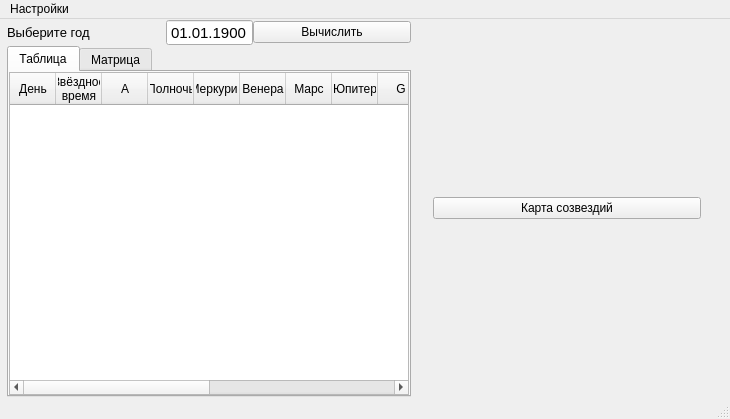
<?xml version="1.0" encoding="UTF-8"?>
<ui version="4.0">
 <class>MainWindow</class>
 <widget class="QMainWindow" name="MainWindow">
  <property name="geometry">
   <rect>
    <x>0</x>
    <y>0</y>
    <width>730</width>
    <height>419</height>
   </rect>
  </property>
  <property name="windowTitle">
   <string>MainWindow</string>
  </property>
  <widget class="QWidget" name="centralWidget">
   <layout class="QHBoxLayout" name="horizontalLayout_3">
    <property name="spacing">
     <number>0</number>
    </property>
    <property name="leftMargin">
     <number>7</number>
    </property>
    <property name="topMargin">
     <number>0</number>
    </property>
    <property name="rightMargin">
     <number>7</number>
    </property>
    <property name="bottomMargin">
     <number>0</number>
    </property>
    <item>
     <widget class="QWidget" name="widget" native="true">
      <property name="sizePolicy">
       <sizepolicy hsizetype="Preferred" vsizetype="Preferred">
        <horstretch>0</horstretch>
        <verstretch>0</verstretch>
       </sizepolicy>
      </property>
      <layout class="QGridLayout" name="gridLayout">
       <property name="leftMargin">
        <number>0</number>
       </property>
       <property name="topMargin">
        <number>0</number>
       </property>
       <property name="rightMargin">
        <number>0</number>
       </property>
       <property name="bottomMargin">
        <number>0</number>
       </property>
       <property name="spacing">
        <number>0</number>
       </property>
       <item row="0" column="0" rowspan="2" colspan="2">
        <widget class="QLabel" name="label">
         <property name="sizePolicy">
          <sizepolicy hsizetype="Preferred" vsizetype="Preferred">
           <horstretch>0</horstretch>
           <verstretch>0</verstretch>
          </sizepolicy>
         </property>
         <property name="font">
          <font>
           <pointsize>10</pointsize>
          </font>
         </property>
         <property name="text">
          <string>Выберите год</string>
         </property>
         <property name="buddy">
          <cstring>dateEdit</cstring>
         </property>
        </widget>
       </item>
       <item row="1" column="1">
        <widget class="QDateEdit" name="dateEdit">
         <property name="sizePolicy">
          <sizepolicy hsizetype="Fixed" vsizetype="Fixed">
           <horstretch>0</horstretch>
           <verstretch>0</verstretch>
          </sizepolicy>
         </property>
         <property name="font">
          <font>
           <pointsize>11</pointsize>
          </font>
         </property>
         <property name="buttonSymbols">
          <enum>QAbstractSpinBox::NoButtons</enum>
         </property>
         <property name="keyboardTracking">
          <bool>true</bool>
         </property>
         <property name="maximumDate">
          <date>
           <year>2099</year>
           <month>12</month>
           <day>31</day>
          </date>
         </property>
         <property name="minimumDate">
          <date>
           <year>1900</year>
           <month>1</month>
           <day>1</day>
          </date>
         </property>
         <property name="displayFormat">
          <string>dd.MM.yyyy</string>
         </property>
         <property name="calendarPopup">
          <bool>false</bool>
         </property>
         <property name="date">
          <date>
           <year>1900</year>
           <month>1</month>
           <day>1</day>
          </date>
         </property>
        </widget>
       </item>
       <item row="1" column="2">
        <widget class="QPushButton" name="pushButton">
         <property name="text">
          <string>Вычислить</string>
         </property>
        </widget>
       </item>
       <item row="2" column="0" colspan="3">
        <widget class="QTabWidget" name="tabWidget">
         <property name="currentIndex">
          <number>0</number>
         </property>
         <widget class="QWidget" name="tab">
          <attribute name="title">
           <string>Таблица</string>
          </attribute>
          <layout class="QHBoxLayout" name="horizontalLayout">
           <property name="spacing">
            <number>0</number>
           </property>
           <property name="leftMargin">
            <number>0</number>
           </property>
           <property name="topMargin">
            <number>0</number>
           </property>
           <property name="rightMargin">
            <number>0</number>
           </property>
           <property name="bottomMargin">
            <number>0</number>
           </property>
           <item>
            <widget class="QTableWidget" name="tableWidget">
             <property name="sizePolicy">
              <sizepolicy hsizetype="Expanding" vsizetype="Expanding">
               <horstretch>0</horstretch>
               <verstretch>0</verstretch>
              </sizepolicy>
             </property>
             <property name="minimumSize">
              <size>
               <width>400</width>
               <height>0</height>
              </size>
             </property>
             <property name="verticalScrollBarPolicy">
              <enum>Qt::ScrollBarAsNeeded</enum>
             </property>
             <property name="horizontalScrollBarPolicy">
              <enum>Qt::ScrollBarAlwaysOn</enum>
             </property>
             <property name="dragEnabled">
              <bool>true</bool>
             </property>
             <attribute name="horizontalHeaderVisible">
              <bool>true</bool>
             </attribute>
             <attribute name="horizontalHeaderDefaultSectionSize">
              <number>46</number>
             </attribute>
             <attribute name="horizontalHeaderHighlightSections">
              <bool>false</bool>
             </attribute>
             <attribute name="verticalHeaderVisible">
              <bool>false</bool>
             </attribute>
             <column>
              <property name="text">
               <string>День</string>
              </property>
             </column>
             <column>
              <property name="text">
               <string>Звёздное
время</string>
              </property>
             </column>
             <column>
              <property name="text">
               <string>A</string>
              </property>
             </column>
             <column>
              <property name="text">
               <string>Полночь</string>
              </property>
             </column>
             <column>
              <property name="text">
               <string>Меркурий</string>
              </property>
             </column>
             <column>
              <property name="text">
               <string>Венера</string>
              </property>
             </column>
             <column>
              <property name="text">
               <string>Марс</string>
              </property>
             </column>
             <column>
              <property name="text">
               <string>Юпитер</string>
              </property>
             </column>
             <column>
              <property name="text">
               <string>G</string>
              </property>
             </column>
             <column>
              <property name="text">
               <string>Уран</string>
              </property>
             </column>
             <column>
              <property name="text">
               <string>Нептун</string>
              </property>
             </column>
             <column>
              <property name="text">
               <string>Плутон</string>
              </property>
             </column>
             <column>
              <property name="text">
               <string>Узел
кармы</string>
              </property>
             </column>
             <column>
              <property name="text">
               <string>K</string>
              </property>
             </column>
             <column>
              <property name="text">
               <string>M</string>
              </property>
             </column>
             <column>
              <property name="text">
               <string>N</string>
              </property>
             </column>
            </widget>
           </item>
          </layout>
         </widget>
         <widget class="QWidget" name="tab_2">
          <attribute name="title">
           <string>Матрица</string>
          </attribute>
          <layout class="QHBoxLayout" name="horizontalLayout_2">
           <property name="spacing">
            <number>0</number>
           </property>
           <property name="leftMargin">
            <number>0</number>
           </property>
           <property name="topMargin">
            <number>0</number>
           </property>
           <property name="rightMargin">
            <number>0</number>
           </property>
           <property name="bottomMargin">
            <number>0</number>
           </property>
           <item>
            <widget class="QTableWidget" name="tableWidget_2"/>
           </item>
          </layout>
         </widget>
        </widget>
       </item>
      </layout>
     </widget>
    </item>
    <item>
     <widget class="QWidget" name="widget_2" native="true">
      <property name="sizePolicy">
       <sizepolicy hsizetype="Minimum" vsizetype="Minimum">
        <horstretch>0</horstretch>
        <verstretch>0</verstretch>
       </sizepolicy>
      </property>
      <layout class="QVBoxLayout" name="verticalLayout_2">
       <item>
        <widget class="QWidget" name="widget_3" native="true">
         <layout class="QVBoxLayout" name="verticalLayout">
          <item>
           <widget class="QPushButton" name="pushButton_2">
            <property name="text">
             <string>Карта созвездий</string>
            </property>
           </widget>
          </item>
         </layout>
        </widget>
       </item>
      </layout>
     </widget>
    </item>
   </layout>
  </widget>
  <widget class="QMenuBar" name="menuBar">
   <property name="geometry">
    <rect>
     <x>0</x>
     <y>0</y>
     <width>730</width>
     <height>20</height>
    </rect>
   </property>
   <property name="defaultUp">
    <bool>false</bool>
   </property>
   <widget class="QMenu" name="menu">
    <property name="title">
     <string>Настройки</string>
    </property>
    <widget class="QMenu" name="menu_2">
     <property name="title">
      <string>Экспериментальное</string>
     </property>
     <addaction name="action_3"/>
    </widget>
    <widget class="QMenu" name="menu_3">
     <property name="title">
      <string>Таблица</string>
     </property>
     <addaction name="action_6"/>
     <addaction name="action_4"/>
    </widget>
    <addaction name="menu_2"/>
    <addaction name="separator"/>
    <addaction name="menu_3"/>
   </widget>
   <addaction name="menu"/>
  </widget>
  <widget class="QStatusBar" name="statusBar"/>
  <action name="action">
   <property name="text">
    <string>Проверить соединение</string>
   </property>
  </action>
  <action name="action_3">
   <property name="checkable">
    <bool>true</bool>
   </property>
   <property name="checked">
    <bool>true</bool>
   </property>
   <property name="text">
    <string>Перезаписывать таблицу</string>
   </property>
  </action>
  <action name="action_2">
   <property name="checkable">
    <bool>true</bool>
   </property>
   <property name="checked">
    <bool>true</bool>
   </property>
   <property name="text">
    <string>Подстраивать таблицу под данные</string>
   </property>
  </action>
  <action name="action_6">
   <property name="checkable">
    <bool>true</bool>
   </property>
   <property name="checked">
    <bool>true</bool>
   </property>
   <property name="text">
    <string>Подстраивать таблицу под данные</string>
   </property>
  </action>
  <action name="action_4">
   <property name="checkable">
    <bool>true</bool>
   </property>
   <property name="checked">
    <bool>true</bool>
   </property>
   <property name="text">
    <string>Выводить только текущий день</string>
   </property>
   <property name="menuRole">
    <enum>QAction::ApplicationSpecificRole</enum>
   </property>
  </action>
 </widget>
 <layoutdefault spacing="6" margin="11"/>
 <tabstops>
  <tabstop>tableWidget</tabstop>
  <tabstop>tableWidget_2</tabstop>
 </tabstops>
 <resources/>
 <connections/>
</ui>
